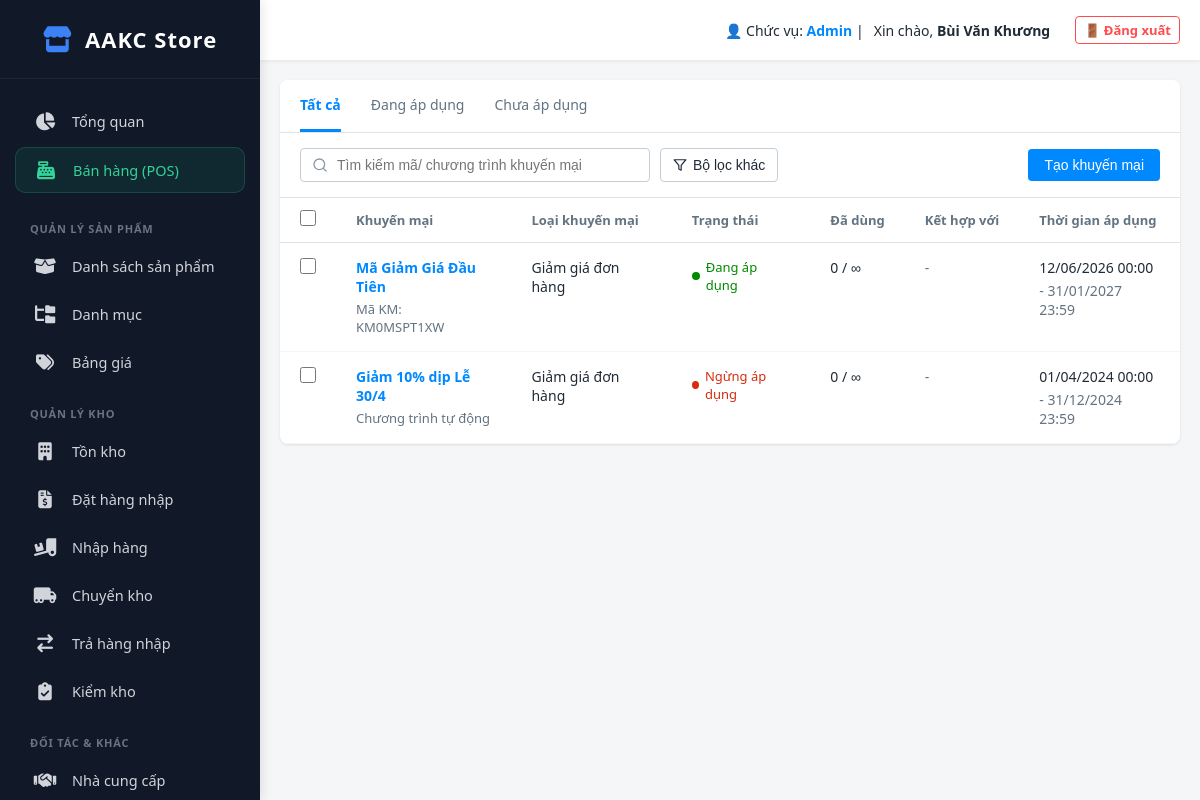
Page /index.php?action=promo_list (signed in) on the earlier database version.
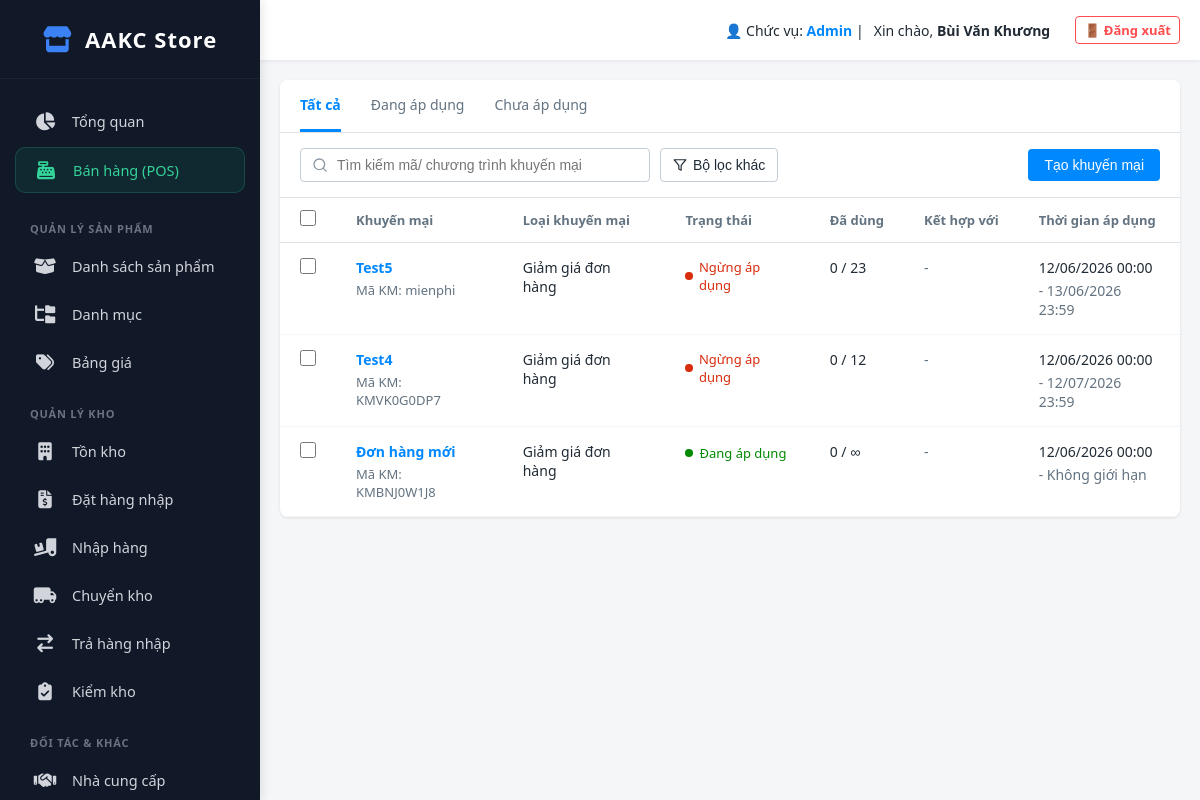
Same page on the later database version.
### tables this page shows
CREATE TABLE `promotions` (
  `id` int(11) NOT NULL,
  `promo_name` varchar(255) NOT NULL,
  `promo_code` varchar(50) DEFAULT NULL COMMENT 'Để trống nếu là KM tự động',
  `promo_type` enum('discount_order','discount_product','gift_by_order','gift_by_product','free_shipping') DEFAULT 'discount_order',
  `discount_type` enum('percent','amount') DEFAULT 'amount',
  `discount_value` decimal(15,2) DEFAULT 0.00,
  `min_order_value` decimal(15,2) DEFAULT 0.00 COMMENT 'Điều kiện áp dụng',
  `start_date` datetime NOT NULL,
  `end_date` datetime NOT NULL,
  `status` enum('Đang áp dụng','Chưa áp dụng','Ngừng áp dụng') DEFAULT 'Chưa áp dụng',
  `created_at` datetime DEFAULT current_timestamp(),
  `usage_limit` int(11) DEFAULT NULL COMMENT 'Số lượng áp dụng (NULL = Vô hạn)',
  `description` text DEFAULT NULL,
  `no_end_date` tinyint(1) DEFAULT 0 COMMENT '1 = Không có ngày kết thúc',
  `advanced_timing` longtext DEFAULT NULL COMMENT 'Lưu giờ, ngày, tháng áp dụng' CHECK (json_valid(`advanced_timing`)),
  `branch_scope` enum('all','specific') DEFAULT 'all',
  `specific_branches` longtext DEFAULT NULL COMMENT 'Mảng ID chi nhánh' CHECK (json_valid(`specific_branches`)),
  `customer_scope` enum('all','specific') DEFAULT 'all',
  `customer_conditions` longtext DEFAULT NULL COMMENT 'Điều kiện khách hàng' CHECK (json_valid(`customer_conditions`)),
  `gift_settings` longtext DEFAULT NULL COMMENT 'Cấu hình chi tiết điều kiện mua và danh sách sản phẩm quà tặng' CHECK (json_valid(`gift_settings`)),
  `max_shipping_discount` decimal(15,2) DEFAULT NULL COMMENT 'Mức giảm phí ship tối đa',
  `used_count` int(11) DEFAULT 0 COMMENT 'Số lần mã/chương trình đã được sử dụng',
  `max_discount_amount` decimal(15,2) DEFAULT NULL COMMENT 'Mức giảm tối đa (nếu giảm theo %)',
  `min_product_qty` int(11) DEFAULT 0 COMMENT 'Số lượng sản phẩm tối thiểu',
  `once_per_customer` tinyint(1) DEFAULT 0 COMMENT '1 = Mỗi khách chỉ dùng 1 lần',
  `sales_channels` longtext DEFAULT NULL COMMENT 'Kênh bán hàng: POS, Web, FB...' CHECK (json_valid(`sales_channels`)),
  `allowed_combinations` longtext DEFAULT NULL COMMENT 'Cho phép kết hợp với loại KM nào' CHECK (json_valid(`allowed_combinations`)),
  `apply_once_per_order` tinyint(1) DEFAULT 1 COMMENT '1: Tính 1 lần/đơn, 0: Nhân lên theo số lượng SP',
  `product_apply_settings` longtext DEFAULT NULL COMMENT 'Lưu thông tin: Áp dụng tất cả, hay SP cụ thể, hay Danh mục cụ thể' CHECK (json_valid(`product_apply_settings`)),
  `shipping_settings` longtext DEFAULT NULL COMMENT 'Cấu hình Freeship: Tỉnh thành, Điều kiện phí ship tối đa' CHECK (json_valid(`shipping_settings`))
);

### app/controllers/PromotionController.php (called while the page is built, shortened)
<?php
require_once __DIR__ . '/../models/PromotionModel.php';
class PromotionController
{
    public function list()
    {
        $db = (new Database())->getConnection();
        $promoModel = new PromotionModel($db);
        $search = $_GET['search'] ?? '';
        $status = $_GET['status'] ?? '';
        $type = $_GET['type'] ?? '';
        $hinh_thuc = $_GET['hinh_thuc'] ?? '';
        $promotions = $promoModel->getAllPromotions($search, $status, $type, $hinh_thuc);
        require_once __DIR__ . '/../views/promotion/list.php';
    }
}

### public/index.php (called while the page is built, shortened)
<?php
$app = new App();

### app/models/PromotionModel.php (called while the page is built, shortened)
<?php
class PromotionModel
{
    private $conn;
    public function __construct($db)
    {
        $this->conn = $db;
    }
    public function getAllPromotions($search = '', $status = '', $type = '', $hinh_thuc = '')
    {
        $query = "SELECT * FROM promotions WHERE 1=1 ";
        $params = [];
        $query .= " ORDER BY id DESC";
        $stmt = $this->conn->prepare($query);
        $stmt->execute($params);
        return $stmt->fetchAll(PDO::FETCH_ASSOC);
    }
}

### app/views/promotion/list.php (the view, shortened to what the rows shown need)
<?php
require_once __DIR__ . '/../layout/header.php';
$safe_promos = is_array($promotions ?? null) ? $promotions : [];
?>
<div class="v3-card">
    <form method="POST" action="index.php?action=bulk_action_promo" id="bulkForm">
        <div style="overflow-x: auto;">
            <table class="v3-table">
                <thead>
                    <tr>
                        <th width="40"><input type="checkbox" id="check_all" style="width:16px; height:16px; cursor:pointer;"></th>
                        <th>Khuyến mại</th>
                        <th>Loại khuyến mại</th>
                        <th>Trạng thái</th>
                        <th>Đã dùng</th>
                        <th>Kết hợp với</th>
                        <th>Thời gian áp dụng</th>
                    </tr>
                </thead>
                <tbody>
                    <?php foreach ($safe_promos as $p): ?>
                        <tr>
                            <td><input type="checkbox" name="promo_ids[]" value="<?php echo $p['id']; ?>" class="row-checkbox" style="width:16px; height:16px; cursor:pointer;"></td>
                            <td>
                                <a href="index.php?action=view_promo&id=<?php echo $p['id']; ?>" style="color: #0088ff; text-decoration: none; font-weight: 600; display: block; margin-bottom: 4px;"><?php echo htmlspecialchars($p['promo_name']); ?></a>
                                <?php if (!empty($p['promo_code'])): ?>
                                    <div style="font-size: 13px; color: #637381;">Mã KM: <?php echo htmlspecialchars($p['promo_code']); ?></div>
                                <?php else: ?>
                                    <div style="font-size: 13px; color: #637381;">Chương trình tự động</div>
                                <?php endif; ?>
                            </td>
                            <td>
                                <?php
                                if ($p['promo_type'] == 'discount_order') echo 'Giảm giá đơn hàng';
                                elseif ($p['promo_type'] == 'discount_product') echo 'Giảm giá sản phẩm';
                                elseif ($p['promo_type'] == 'gift_by_order' || $p['promo_type'] == 'gift_by_product') echo 'Mua X tặng Y';
                                elseif ($p['promo_type'] == 'free_shipping') echo 'Miễn phí vận chuyển';
                                ?>
                            </td>
                            <td>
                                <?php
                                if ($p['status'] == 'Đang áp dụng') echo '<span class="status-dot status-active">Đang áp dụng</span>';
                                elseif ($p['status'] == 'Chưa áp dụng') echo '<span class="status-dot status-inactive">Chưa áp dụng</span>';
                                else echo '<span class="status-dot status-stopped">Ngừng áp dụng</span>';
                                ?>
                            </td>
                            <td><?php echo $p['used_count'] ?? 0; ?> <?php echo empty($p['usage_limit']) ? '/ &infin;' : '/ ' . $p['usage_limit']; ?></td>
                            <td><span style="color: #637381;">-</span></td>
                            <td style="color: #637381;">
                                <div style="color: #212b36; margin-bottom: 4px;"><?php echo date('d/m/Y H:i', strtotime($p['start_date'])); ?></div>
                                <div>- <?php echo ($p['no_end_date']) ? 'Không giới hạn' : date('d/m/Y H:i', strtotime($p['end_date'])); ?></div>
                            </td>
                        </tr>
                    <?php endforeach; ?>
                </tbody>
            </table>
        </div>
    </form>
</div>
<?php require_once __DIR__ . '/../layout/footer.php'; ?>

Differences in the rows shown:
removed promotions: promo_name "Mã Giảm Giá Đầu Tiên", promo_code "KM0MSPT1XW", promo_type "Giảm giá đơn hàng", status "Đang áp dụng", used_count "0", start_date "12/06/2026 00:00", end_date "31/01/2027 23:59"
removed promotions: promo_name "Giảm 10% dịp Lễ 30/4", shows "Chương trình tự động", promo_type "Giảm giá đơn hàng", status "Ngừng áp dụng", used_count "0", start_date "01/04/2024 00:00", end_date "31/12/2024 23:59"
added promotions: promo_name "Test5", promo_code "mienphi", promo_type "Giảm giá đơn hàng", status "Ngừng áp dụng", used_count "0", usage_limit "23", start_date "12/06/2026 00:00", end_date "13/06/2026 23:59"
added promotions: promo_name "Test4", promo_code "KMVK0G0DP7", promo_type "Giảm giá đơn hàng", status "Ngừng áp dụng", used_count "0", usage_limit "12", start_date "12/06/2026 00:00", end_date "12/07/2026 23:59"
added promotions: promo_name "Đơn hàng mới", promo_code "KMBNJ0W1J8", promo_type "Giảm giá đơn hàng", status "Đang áp dụng", used_count "0", start_date "12/06/2026 00:00", no_end_date "Không giới hạn"
